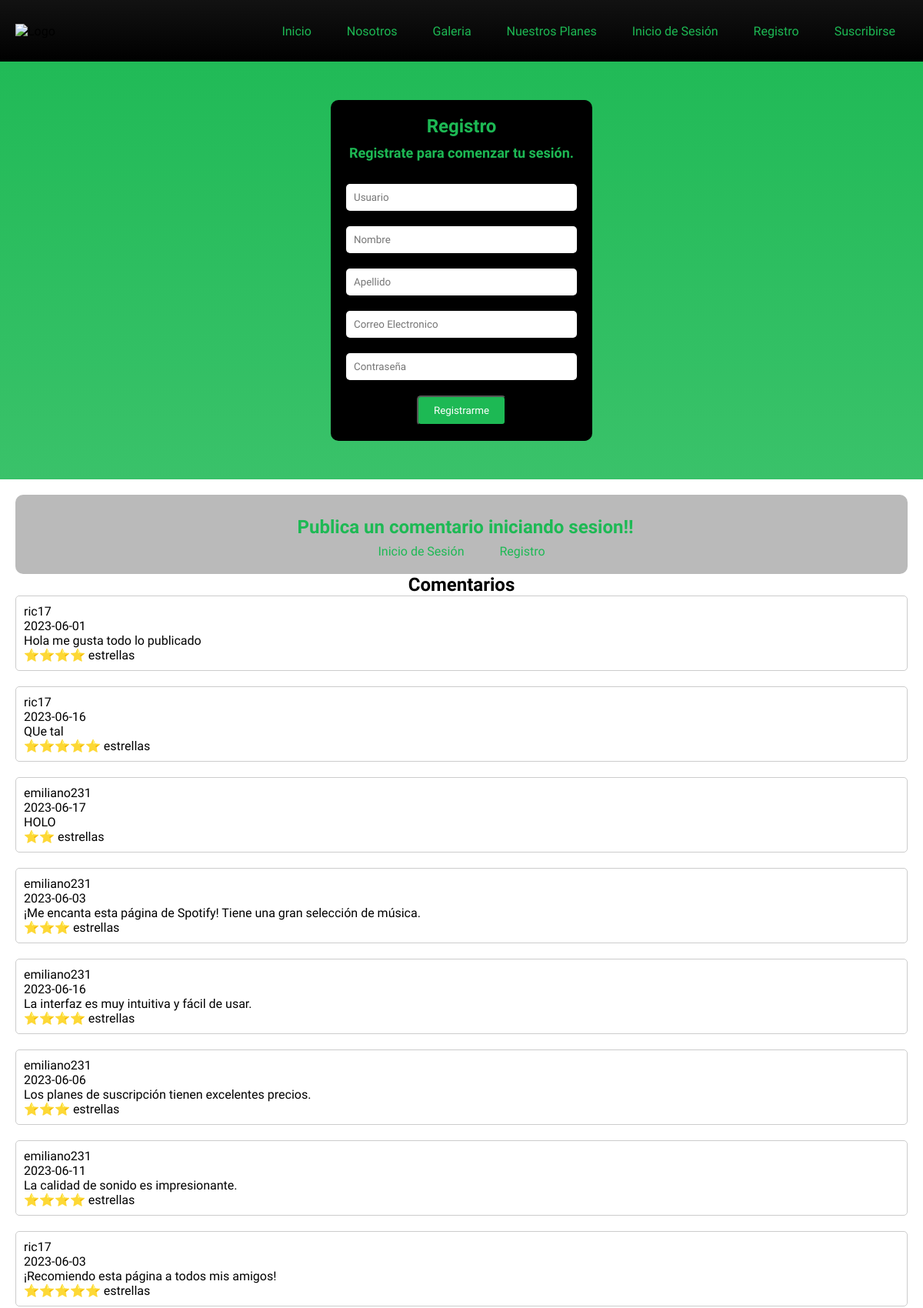
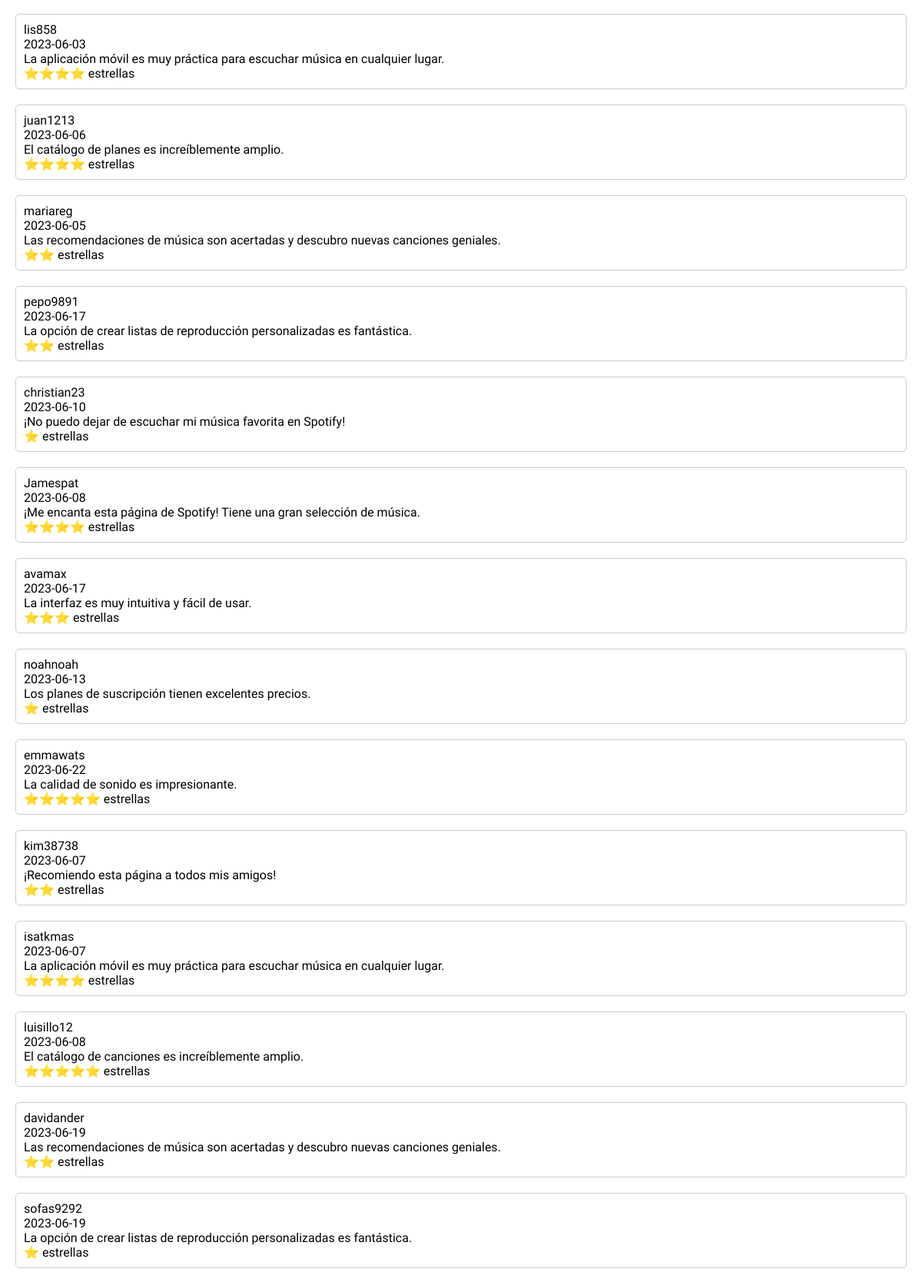
Page /registro.php (upper part) on the committed database (2 pictures, top to bottom).
### tables this page shows
CREATE TABLE `comentarios` (
  `id_comentario` int(11) NOT NULL,
  `comentario_usuario` int(11) NOT NULL,
  `fecha` date NOT NULL,
  `cuerpo_comentario` varchar(500) NOT NULL,
  `estrellas` int(5) NOT NULL
);

CREATE TABLE `usuarios` (
  `id_usuario` int(11) NOT NULL,
  `usuario` varchar(12) NOT NULL,
  `nombre` varchar(70) NOT NULL,
  `apellido` varchar(70) NOT NULL,
  `correo` varchar(300) NOT NULL,
  `contrasena` varchar(12) NOT NULL
);

### registro.php (the view, shortened to what this page needs)
<?php
$servername = "localhost";
$username = "root";
$password = "";
$dbname = "spotify_finalp";
$conn = mysqli_connect($servername, $username, $password, $dbname);
?>
<!DOCTYPE html>
<html>
    <head>
        <link rel="stylesheet" href="styles.css">
    </head>
    <body>
    <header>
        <div class="logo">
            <img src="https://storage.googleapis.com/pr-newsroom-wp/1/2018/11/Spotify_Logo_CMYK_Green.png" alt="Logo">
        </div>
        <div class="buttons">
            <a href="index.php">Inicio</a>
            <a href="#nosotros">Nosotros</a>
            <a href="#galerias">Galeria</a>
            <a href="#planes">Nuestros Planes</a>
            <a href="login.php">Inicio de Sesión</a>
            <a href="registro.php">Registro</a>
            <a href="planes.php">Suscribirse</a>
        </div>
    </header>
    <section class="contact-section">
        <form action="<?php echo $_SERVER['PHP_SELF']; ?>" method="POST">
        <h1 class="form-title">Registro</h1>
        <h3 class="form-subtitle">Registrate para comenzar tu sesión.</h3>
            <input type="text" maxlength="12" pattern="[0-9]{1,12}" name="usuario" placeholder="Usuario" required>
            <input type="text" name="nombre" placeholder="Nombre" required>
            <input type="text" name="apellido" placeholder="Apellido" required>
            <input type="email" name="correo" placeholder="Correo Electronico" required>
            <input type="password" name="contrasena" placeholder="Contraseña" required>
            <button name="submit" type="submit" class="submit-button">Registrarme</button>
        </form>
    </section>
    <section id="comentarios-section">
    <form action="<?php echo $_SERVER['PHP_SELF']; ?>" method="POST">
        <h2>Publica un comentario iniciando sesion!!</h2>
        <div class="buttons">
            <a href="login.php">Inicio de Sesión</a>
            <a href="registro.php">Registro</a>
        </div>
    </form>
        <h1>Comentarios</h1>
        <?php
        $query_cc = "SELECT * FROM comentarios";
        $result_cc = mysqli_query($conn, $query_cc);
        while ($rowcc = mysqli_fetch_assoc($result_cc)) {
            $comentario_usuario= $rowcc['comentario_usuario'];
            $fecha = $rowcc['fecha'];
            $cuerpoComentario = $rowcc['cuerpo_comentario'];
            $estrellas = $rowcc['estrellas'];
            $estrellasHtml = '';
            for ($i = 1; $i <= $estrellas; $i++) {
                $estrellasHtml .= '⭐';
            }
            ?>
            <div class="comentario">
                <div class="usuario"><?php
                $queryUsuario = "SELECT usuario FROM usuarios WHERE id_usuario = $comentario_usuario";
                $resultUsuario = mysqli_query($conn, $queryUsuario);
                $rowUsuario = mysqli_fetch_assoc($resultUsuario);
                $usuario = $rowUsuario['usuario'];
                echo $usuario;
                ?>
                </div>
                <div class="fecha"><?php echo $fecha; ?></div>
                <div class="cuerpo"><?php echo $cuerpoComentario; ?></div>
                <div class="estrellas"><?php echo $estrellasHtml; ?> estrellas</div>
            </div>
            <?php
        }
        ?>
    </section>
    </body>
</html>

### styles.css (style rules this page uses)
* { margin:0; padding:0; box-sizing:border-box; font-family: 'Pathway Extreme', sans-serif; transition:.3s; }
body { background: linear-gradient(#1DB954, #FFFFFF); background: -webkit-linear-gradient(#1DB954, #FFFFFF); height: 100%; }
header { background: linear-gradient(to bottom, #121212, #000000); height: 80px; display: flex; align-items: center; justify-content: space-between; padding: 0 20px; }
.logo img { height: 40px; }
.buttons a, h2 { color: #1DB954; text-decoration: none; padding: 8px 16px; margin-left: 10px; }
.buttons a:first-child { margin-left: 0; }
.contact-section { width: 100%; background-color: transparent; display: flex; flex-direction: column; align-items: center; padding: 50px 0; }
.form-title { font-size: 24px; text-align: center; margin-bottom: 10px; color: #1DB954; }
.form-subtitle { font-size: 18px; text-align: center; margin-bottom: 30px; color: #1DB954; }
form { display: flex; flex-direction: column; align-items: center; background-color: #000000; border-radius: 10px; padding: 20px; }
input[type="email"], input[type="text"], input[type="password"], textarea { width: 300px; padding: 10px; margin-bottom: 20px; border: none; border-radius: 5px; }
.submit-button { display: inline-block; background-color: #1DB954; color: #FFFFFF; padding: 10px 20px; text-decoration: none; border-radius: 5px; transition: background-color 0.3s ease; }
#comentarios-section form { background-color: #b7b7b7f4; border-radius: 10px; padding: 20px; color: #000000; }
#comentarios-section form h2 { margin-top: 0; }
#comentarios-section { width: 100%; padding: 20px; background-color: #FFFFFF; }
#comentarios-section h1 { text-align: center; }
.comentario { border: 1px solid #CCCCCC; border-radius: 5px; padding: 10px; margin-bottom: 20px; }

### rows in the picture
comentarios: comentario_usuario.usuario "ric17", fecha "2023-06-01", cuerpo_comentario "Hola me gusta todo lo publicado", estrellasHtml "⭐⭐⭐⭐"
comentarios: comentario_usuario.usuario "ric17", fecha "2023-06-16", cuerpo_comentario "QUe tal", estrellasHtml "⭐⭐⭐⭐⭐"
comentarios: comentario_usuario.usuario "emiliano231", fecha "2023-06-17", cuerpo_comentario "HOLO", estrellasHtml "⭐⭐"
comentarios: comentario_usuario.usuario "emiliano231", fecha "2023-06-03", cuerpo_comentario "¡Me encanta esta página de Spotify! Tiene una gran selección de música.", estrellasHtml "⭐⭐⭐"
comentarios: comentario_usuario.usuario "emiliano231", fecha "2023-06-16", cuerpo_comentario "La interfaz es muy intuitiva y fácil de usar.", estrellasHtml "⭐⭐⭐⭐"
comentarios: comentario_usuario.usuario "emiliano231", fecha "2023-06-06", cuerpo_comentario "Los planes de suscripción tienen excelentes precios.", estrellasHtml "⭐⭐⭐"
comentarios: comentario_usuario.usuario "emiliano231", fecha "2023-06-11", cuerpo_comentario "La calidad de sonido es impresionante.", estrellasHtml "⭐⭐⭐⭐"
comentarios: comentario_usuario.usuario "ric17", fecha "2023-06-03", cuerpo_comentario "¡Recomiendo esta página a todos mis amigos!", estrellasHtml "⭐⭐⭐⭐⭐"
comentarios: comentario_usuario.usuario "lis858", fecha "2023-06-03", cuerpo_comentario "La aplicación móvil es muy práctica para escuchar música en cualquier lugar.", estrellasHtml "⭐⭐⭐⭐"
comentarios: comentario_usuario.usuario "juan1213", fecha "2023-06-06", cuerpo_comentario "El catálogo de planes es increíblemente amplio.", estrellasHtml "⭐⭐⭐⭐"
comentarios: comentario_usuario.usuario "mariareg", fecha "2023-06-05", cuerpo_comentario "Las recomendaciones de música son acertadas y descubro nuevas canciones geniales.", estrellasHtml "⭐⭐"
comentarios: comentario_usuario.usuario "pepo9891", fecha "2023-06-17", cuerpo_comentario "La opción de crear listas de reproducción personalizadas es fantástica.", estrellasHtml "⭐⭐"
comentarios: comentario_usuario.usuario "christian23", fecha "2023-06-10", cuerpo_comentario "¡No puedo dejar de escuchar mi música favorita en Spotify!", estrellasHtml "⭐"
comentarios: comentario_usuario.usuario "Jamespat", fecha "2023-06-08", cuerpo_comentario "¡Me encanta esta página de Spotify! Tiene una gran selección de música.", estrellasHtml "⭐⭐⭐⭐"
comentarios: comentario_usuario.usuario "avamax", fecha "2023-06-17", cuerpo_comentario "La interfaz es muy intuitiva y fácil de usar.", estrellasHtml "⭐⭐⭐"
comentarios: comentario_usuario.usuario "noahnoah", fecha "2023-06-13", cuerpo_comentario "Los planes de suscripción tienen excelentes precios.", estrellasHtml "⭐"
comentarios: comentario_usuario.usuario "emmawats", fecha "2023-06-22", cuerpo_comentario "La calidad de sonido es impresionante.", estrellasHtml "⭐⭐⭐⭐⭐"
comentarios: comentario_usuario.usuario "kim38738", fecha "2023-06-07", cuerpo_comentario "¡Recomiendo esta página a todos mis amigos!", estrellasHtml "⭐⭐"
comentarios: comentario_usuario.usuario "isatkmas", fecha "2023-06-07", cuerpo_comentario "La aplicación móvil es muy práctica para escuchar música en cualquier lugar.", estrellasHtml "⭐⭐⭐⭐"
comentarios: comentario_usuario.usuario "luisillo12", fecha "2023-06-08", cuerpo_comentario "El catálogo de canciones es increíblemente amplio.", estrellasHtml "⭐⭐⭐⭐⭐"
comentarios: comentario_usuario.usuario "davidander", fecha "2023-06-19", cuerpo_comentario "Las recomendaciones de música son acertadas y descubro nuevas canciones geniales.", estrellasHtml "⭐⭐"
comentarios: comentario_usuario.usuario "sofas9292", fecha "2023-06-19", cuerpo_comentario "La opción de crear listas de reproducción personalizadas es fantástica.", estrellasHtml "⭐"
